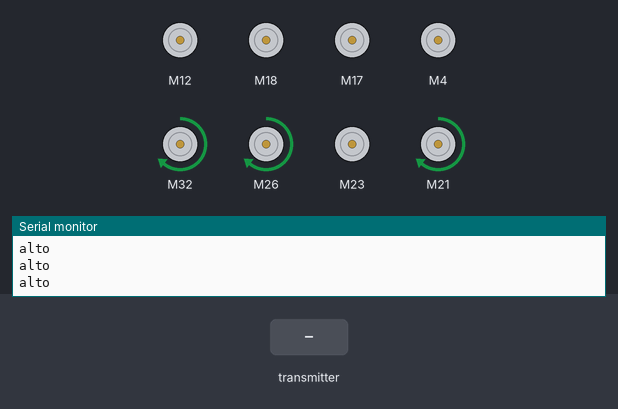
Bench run of a sketch on a simulated ESP32. On the bench: 8 × DC motor (green arrow = forward, orange = backward, longer = faster), the last lines printed to the serial monitor. The inputs (shaded band) are chosen by the test bench.

Above: at 1.2 s.
1.3 s: the transmitter starts sending ch.0 = 172
At 3.0 s:
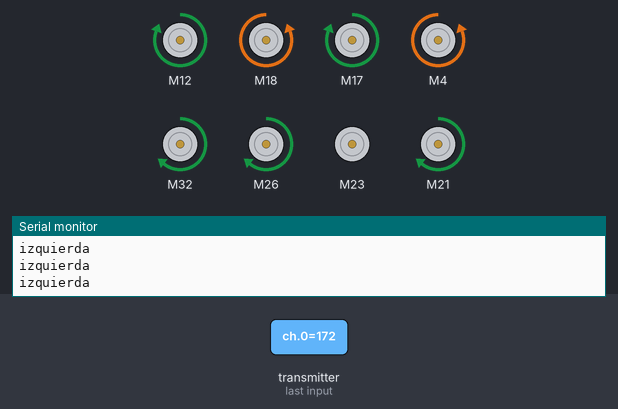
4.3 s: the transmitter starts sending ch.1 = 172
At 6.7 s:
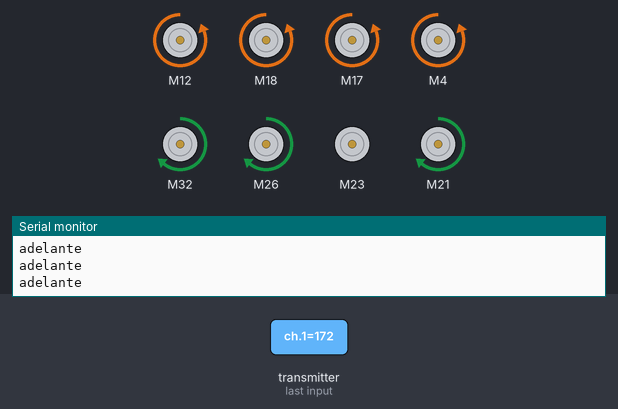
7.3 s: the transmitter starts sending ch.1 = 1811
At 9.7 s:
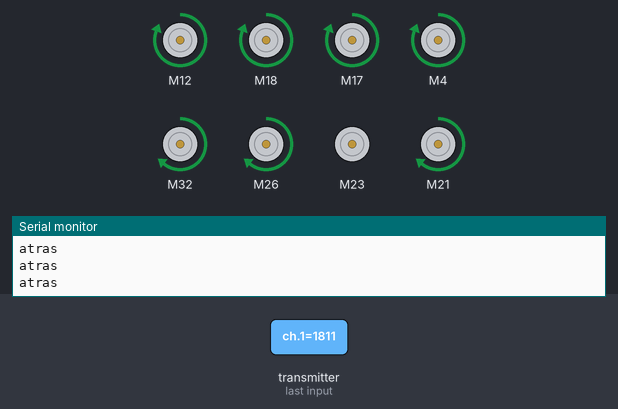
10.3 s: the transmitter starts sending ch.5 = 172
At 11.3 s:
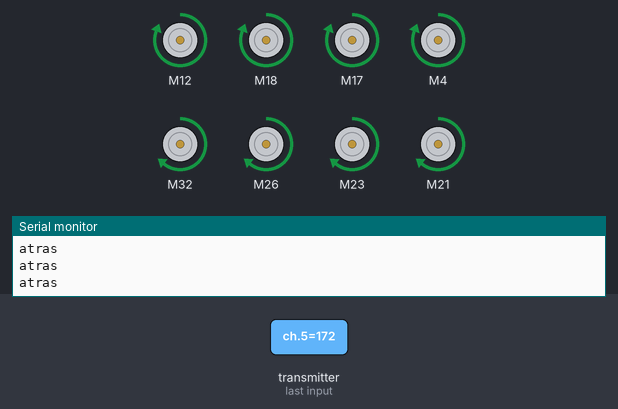
11.8 s: the transmitter starts sending ch.5 = 1811
At 12.6 s:
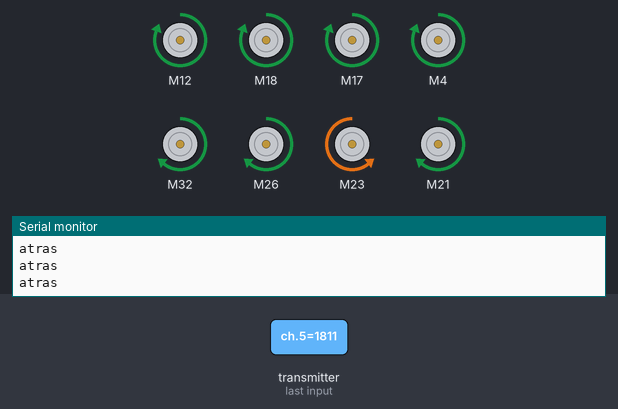
13.3 s: the transmitter starts sending ch.1 = 600
At 14.7 s:
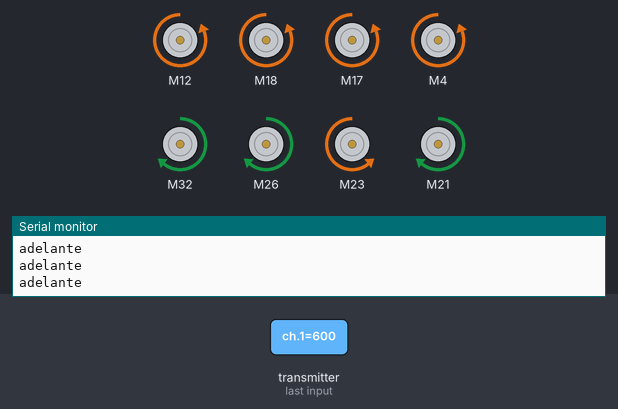
Timing chart, 0 to 16.3 s (numbered marks = the images above; inputs shaded):
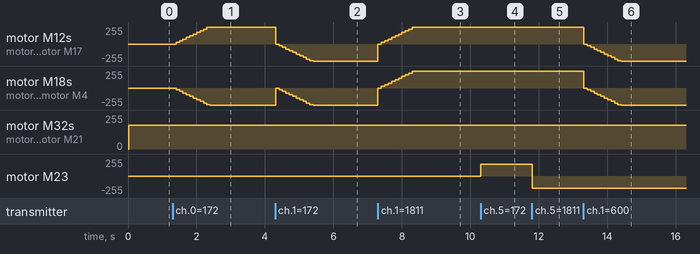

The sketch:

ControlSuaveMotores.ino
```cpp
//Codigo elaborado por Mike, Carlos, David, Alonso y Fausto


//Patas delanteras, canales 11 y 12. Patas traseras canales 6 y 7
#include "BTS7960.h"
#include "sbus.h"

bfs::SbusRx sbus_rx(&Serial2, 2, 15, true, false);
bfs::SbusData data;

#define ALTO 0
#define DERECHA 1
#define IZQUIERDA 2
#define ADELANTE 3
#define ATRAS 4

const uint8_t motor1_pins[3] = { 2, 12, 13};  //Enable, Left_PWM, Right_PWM //RPWM3 EN PLACA
const uint8_t motor2_pins[3] = { 2, 18, 5 };  //Enable, Left_PWM, Right_PWM //RPWM6 EN PLACA
const uint8_t motor3_pins[3] = { 2, 17, 16 };  //Enable, Left_PWM, Right_PWM //RPWM7 EN PLACA
const uint8_t motor4_pins[3] = { 2, 4, 0 };  //Enable, Left_PWM, Right_PWM //RPWM8 EN PLACA

const uint8_t motor5_pins[3] = { 2, 32, 33};  //Enable, Left_PWM, Right_PWM //RPWM1 EN PLACA
const uint8_t motor6_pins[3] = { 2, 26, 27 };  //Enable, Left_PWM, Right_PWM //RPWM2 EN PLACA
const uint8_t motor7_pins[3] = { 2, 23, 22 };  //Enable, Left_PWM, Right_PWM //RPWM4 EN PLACA
const uint8_t motor8_pins[3] = { 2, 21, 19 };  //Enable, Left_PWM, Right_PWM //RPWM5 EN PLACA

BTS7960 motorController1(motor1_pins[0], motor1_pins[1], motor1_pins[2]);
BTS7960 motorController2(motor2_pins[0], motor2_pins[1], motor2_pins[2]);
BTS7960 motorController3(motor3_pins[0], motor3_pins[1], motor3_pins[2]);
BTS7960 motorController4(motor4_pins[0], motor4_pins[1], motor4_pins[2]);


BTS7960 motorControllerPatita1(motor5_pins[0], motor5_pins[1], motor5_pins[2]);
BTS7960 motorControllerPatita2(motor6_pins[0], motor6_pins[1], motor6_pins[2]);
BTS7960 motorControllerPatita3(motor7_pins[0], motor7_pins[1], motor7_pins[2]);
BTS7960 motorControllerPatita4(motor8_pins[0], motor8_pins[1], motor8_pins[2]);

int velocidad_max = 255;
int velocidad_actual = 0;

int steps_velocidad = 10;
int inc_velocidad = velocidad_max/steps_velocidad;
int velocidadPatita = 180;
int current_movement = ALTO;


hw_timer_t *timer = NULL;
volatile bool timerFlag = false;

void IRAM_ATTR onTimer() {

  if (velocidad_actual + inc_velocidad > velocidad_max){
    velocidad_actual = velocidad_max;
  }else{
    velocidad_actual = velocidad_actual + inc_velocidad;
  }

}


void setup() {
  Serial.begin(115200); // Quitar para que no interfiera con los pines 0 y 2
  motorController1.Enable();
  motorController2.Enable();
  motorController3.Enable();
  motorController4.Enable();
  sbus_rx.Begin();

    // Initialize timer
  timer = timerBegin(0, 80, true); // Timer 0, prescaler 80 (1 tick = 1 microsecond)
  timerAttachInterrupt(timer, &onTimer, true);
  timerAlarmWrite(timer, 100000, true); // 0.1 seconds (100,000 microseconds)
  timerAlarmEnable(timer);


}

///************************CAMBIAR canales por variables************************

void loop() {


  if (sbus_rx.Read()) {
    /* Grab the received data */
    data = sbus_rx.data();

    //Traccion
    if (data.ch[1]<1100 && data.ch[1]>900){
      if (data.ch[0]<1100 && data.ch[0]>900){
        detenerse();
        Serial.println("alto");
      }else if(data.ch[0]>1100){
        girar_derecha();
        Serial.println("derecha");
      }else{
        girar_izquierda();
        Serial.println("izquierda");
      }
    }else if(data.ch[1]>1100){
      retroceder();
      Serial.println("atras");
    }else{
      avanzar();
      Serial.println("adelante");
    }

    //Pata adelante derecha
    if(data.ch[10]<1100 && data.ch[10]>900){
      detenerPatita(motorControllerPatita1);
    } else if (data.ch[10]>1100){
      giroHorario(motorControllerPatita1);
    } else{
      giroAntiHorario(motorControllerPatita1);
    }

    //Pata adelante izquierda
    if(data.ch[11]<1100 && data.ch[11]>900){
      detenerPatita(motorControllerPatita2);
    } else if (data.ch[11]>1100){
      giroHorario(motorControllerPatita2);
    } else{
      giroAntiHorario(motorControllerPatita2);
    }

    //Pata atras derecha
    if(data.ch[5]<1100 && data.ch[5]>900){
      detenerPatita(motorControllerPatita3);
    } else if (data.ch[5]>1100){
      giroHorario(motorControllerPatita3);
    } else{
      giroAntiHorario(motorControllerPatita3);
    }

    //Pata atras izuierda
    if(data.ch[6]<1100 && data.ch[6]>900){
      detenerPatita(motorControllerPatita4);
    } else if (data.ch[6]>1100){
      giroHorario(motorControllerPatita4);
    } else{
      giroAntiHorario(motorControllerPatita4);
    }

  }

}

void avanzar() {
  if (current_movement != ADELANTE){
    current_movement = ADELANTE;
    velocidad_actual = 0;
  }

  motorController1.TurnLeft(velocidad_actual);
  motorController2.TurnLeft(velocidad_actual);
  motorController3.TurnLeft(velocidad_actual);
  motorController4.TurnLeft(velocidad_actual);
}

void retroceder() {
    if (current_movement != ATRAS){
    current_movement = ATRAS;
    velocidad_actual = 0;
  }

  motorController1.TurnRight(velocidad_actual);
  motorController2.TurnRight(velocidad_actual);
  motorController3.TurnRight(velocidad_actual);
  motorController4.TurnRight(velocidad_actual);
}

void girar_derecha() {
  if (current_movement != DERECHA){
    current_movement = DERECHA;
    velocidad_actual = 0;
  }
  motorController1.TurnLeft(velocidad_actual);
  motorController2.TurnRight(velocidad_actual);
  motorController3.TurnLeft(velocidad_actual);
  motorController4.TurnRight(velocidad_actual);
}

void girar_izquierda() {
  if (current_movement != IZQUIERDA){
    current_movement = IZQUIERDA;
    velocidad_actual = 0;
  }
  motorController1.TurnRight(velocidad_actual);
  motorController2.TurnLeft(velocidad_actual);
  motorController3.TurnRight(velocidad_actual);
  motorController4.TurnLeft(velocidad_actual);
}
void detenerse() {
  if (current_movement != ALTO){
    current_movement = ALTO;
    velocidad_actual = 0;
  }
  motorController1.Stop();
  motorController2.Stop();
  motorController3.Stop();
  motorController4.Stop();
}

void giroHorario(BTS7960 controller){
  controller.TurnLeft(velocidadPatita);
}

void giroAntiHorario(BTS7960 controller){
  controller.TurnRight(velocidadPatita);
}

void detenerPatita(BTS7960 controller){
  controller.Stop();
}
```

Measured:
- after the input at 1.3 s, motor M12, motor M17: moves from stopped to forward 255/255 over 1.0 s, starting after 0.11 s; motor M18, motor M4: moves from stopped to backward 255/255 over 1.0 s, starting after 0.11 s
- after the input at 4.3 s, motor M12, motor M17: moves from forward 255/255 to backward 255/255 over 1.1 s, starting at once; motor M18, motor M4: backward 255/255 → stopped at once, → backward 25/255 0.10 s later, → backward 50/255 0.10 s later, → backward 75/255 0.10 s later, … (12 changes in this stretch)
- after the input at 7.3 s, motor M12, motor M18, motor M17, motor M4: moves from backward 255/255 to forward 255/255 over 1.1 s, starting at once
- after the input at 10.3 s, motor M23: stopped → forward 180/255 at once
- after the input at 11.8 s, motor M23: forward 180/255 → backward 180/255 at once
- after the input at 13.3 s, motor M12, motor M18, motor M17, motor M4: moves from forward 255/255 to backward 255/255 over 1.1 s, starting at once
